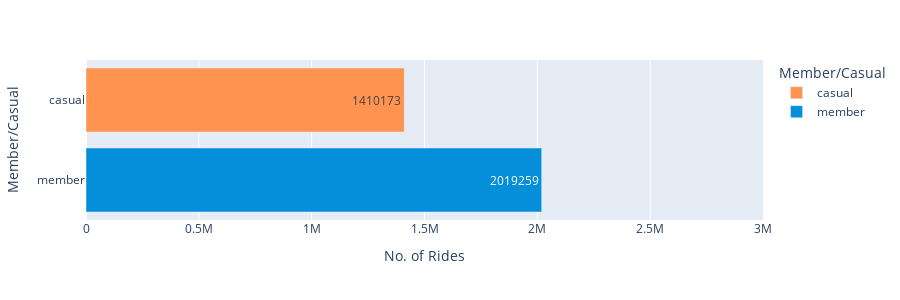

The notebook cell saved with this chart:
### Code cell
fig_1 = data.groupby('member_casual', as_index=False).count()

px.bar(fig_1, y = 'member_casual', x = 'ride_id', range_x = [0,3000000],
        color = 'member_casual', 
        height = 300,
        text = 'ride_id', 
        labels = {'ride_id': 'No. of Rides', 'member_casual': 'Member/Casual'},
        hover_name = 'member_casual', hover_data = {'member_casual': False, 'month': False, 'ride_id': True}, 
        color_discrete_map = {'casual': '#FF934F', 'member': '#058ED9'})

### Figure 1 — Plotly figure (JSON) as saved in the notebook; plotly's stock layout.template omitted (floating-point values rounded to 4 significant figures)
{"data": [{"alignmentgroup": "True", "customdata": [[1410173]], "hovertemplate": "<b>%{hovertext}</b><br><br>No. of Rides=%{text}<extra></extra>", "hovertext": ["casual"], "legendgroup": "casual", "marker": {"color": "#FF934F", "pattern": {"shape": ""}}, "name": "casual", "offsetgroup": "casual", "orientation": "h", "showlegend": true, "text": [1410173], "textposition": "auto", "type": "bar", "x": [1410173], "xaxis": "x", "y": ["casual"], "yaxis": "y"}, {"alignmentgroup": "True", "customdata": [[2019259]], "hovertemplate": "<b>%{hovertext}</b><br><br>No. of Rides=%{text}<extra></extra>", "hovertext": ["member"], "legendgroup": "member", "marker": {"color": "#058ED9", "pattern": {"shape": ""}}, "name": "member", "offsetgroup": "member", "orientation": "h", "showlegend": true, "text": [2019259], "textposition": "auto", "type": "bar", "x": [2019259], "xaxis": "x", "y": ["member"], "yaxis": "y"}], "layout": {"barmode": "relative", "height": 300, "legend": {"title": {"text": "Member/Casual"}, "tracegroupgap": 0}, "margin": {"t": 60}, "xaxis": {"anchor": "y", "domain": [0, 1], "range": [0, 3000000], "title": {"text": "No. of Rides"}}, "yaxis": {"anchor": "x", "categoryarray": ["member", "casual"], "categoryorder": "array", "domain": [0, 1], "title": {"text": "Member/Casual"}}}}
